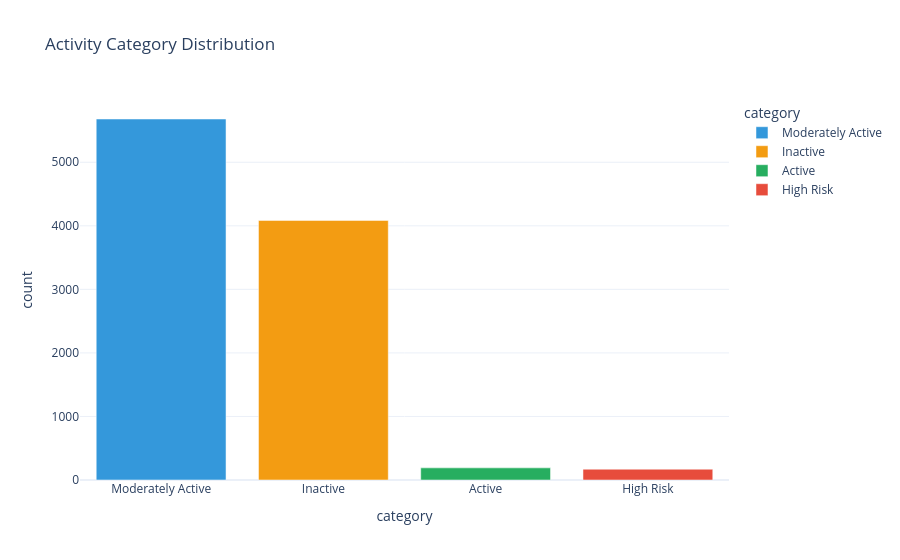

The cell this chart's notebook holds for it:
### Code cell
cat_counts = df['activity_category'].value_counts().reset_index()
cat_counts.columns = ['category','count']
fig = px.bar(cat_counts, x='category', y='count', color='category',
             color_discrete_map={'Active':SAFE,'Moderately Active':NEUTRAL,'Inactive':WARNING,'High Risk':RISK},
             template=TEMPLATE, title='Activity Category Distribution')
fig.show()

### Figure 1 — Plotly figure (JSON) as saved in the notebook; plotly's stock layout.template omitted (floating-point values rounded to 4 significant figures)
{"data": [{"hovertemplate": "category=%{x}<br>count=%{y}<extra></extra>", "legendgroup": "Moderately Active", "marker": {"color": "#3498DB", "pattern": {"shape": ""}}, "name": "Moderately Active", "orientation": "v", "showlegend": true, "textposition": "auto", "type": "bar", "x": ["Moderately Active"], "xaxis": "x", "y": [5681], "yaxis": "y"}, {"hovertemplate": "category=%{x}<br>count=%{y}<extra></extra>", "legendgroup": "Inactive", "marker": {"color": "#F39C12", "pattern": {"shape": ""}}, "name": "Inactive", "orientation": "v", "showlegend": true, "textposition": "auto", "type": "bar", "x": ["Inactive"], "xaxis": "x", "y": [4085], "yaxis": "y"}, {"hovertemplate": "category=%{x}<br>count=%{y}<extra></extra>", "legendgroup": "Active", "marker": {"color": "#27AE60", "pattern": {"shape": ""}}, "name": "Active", "orientation": "v", "showlegend": true, "textposition": "auto", "type": "bar", "x": ["Active"], "xaxis": "x", "y": [191], "yaxis": "y"}, {"hovertemplate": "category=%{x}<br>count=%{y}<extra></extra>", "legendgroup": "High Risk", "marker": {"color": "#E74C3C", "pattern": {"shape": ""}}, "name": "High Risk", "orientation": "v", "showlegend": true, "textposition": "auto", "type": "bar", "x": ["High Risk"], "xaxis": "x", "y": [170], "yaxis": "y"}], "layout": {"barmode": "relative", "legend": {"title": {"text": "category"}, "tracegroupgap": 0}, "title": {"text": "Activity Category Distribution"}, "xaxis": {"anchor": "y", "categoryarray": ["Moderately Active", "Inactive", "Active", "High Risk"], "categoryorder": "array", "domain": [0.0, 1.0], "title": {"text": "category"}}, "yaxis": {"anchor": "x", "domain": [0.0, 1.0], "title": {"text": "count"}}}}
